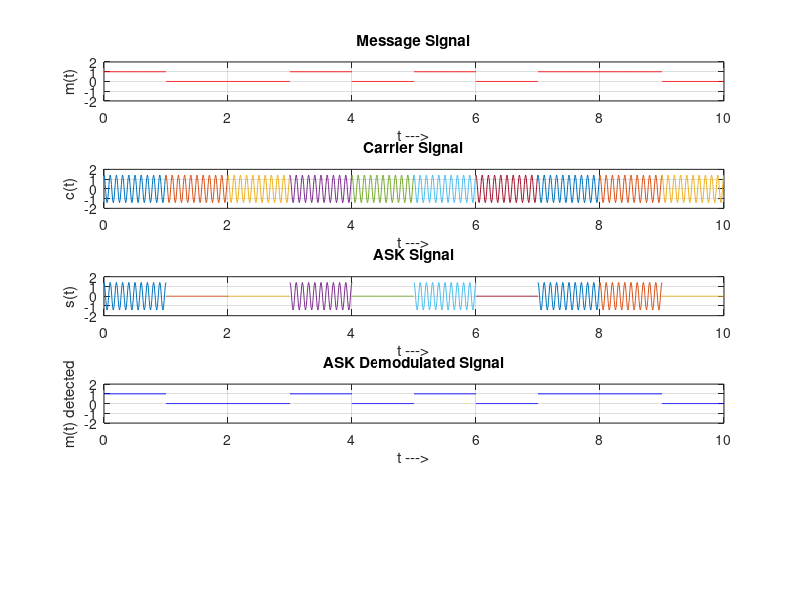

This figure's MATLAB source:
clc;
clear all;
close all;

%% GENERATE CARRIER SIGNAL
Tb = 1;
fc = 10;

t = 0:Tb/100:Tb;
c = sqrt(2/Tb) * cos(2*pi*fc*t);

%% GENERATE MESSAGE SIGNAL
N = 10;
m = rand(1,N);

t1 = 0;
t2 = Tb;

for i = 1:N
    
    t = t1:0.01:t2;
    
    if m(i) > 0.5
        m(i) = 1;
        m_s = ones(1,length(t));
    else
        m(i) = 0;
        m_s = zeros(1,length(t));
    end
    
    message(i,:) = m_s;
    
    %% PRODUCT OF CARRIER AND MESSAGE (ASK)
    ask_sig(i,:) = c .* m_s;
    
    %% UPDATE TIME
    t1 = t1 + Tb;
    t2 = t2 + Tb;
    
    %% PLOT MESSAGE SIGNAL
    subplot(5,1,1);
    axis([0 N -2 2]);
    plot(t,message(i,:),'r');
    title('Message Signal');
    xlabel('t --->');
    ylabel('m(t)');
    grid on;
    hold on;
    
    %% PLOT CARRIER SIGNAL
    subplot(5,1,2);
    axis([0 N -2 2]);
    plot(t,c);
    title('Carrier Signal');
    xlabel('t --->');
    ylabel('c(t)');
    grid on;
    hold on;
    
    %% PLOT ASK SIGNAL
    subplot(5,1,3);
    axis([0 N -2 2]);
    plot(t,ask_sig(i,:));
    title('ASK Signal');
    xlabel('t --->');
    ylabel('s(t)');
    grid on;
    hold on;
    
end

%% ASK DEMODULATION

t1 = 0;
t2 = Tb;

for i = 1:N
    
    t = t1:Tb/100:t2;
    
    %% CORRELATOR
    x = sum(c .* ask_sig(i,:));
    
    %% DECISION DEVICE
    if x > 0
        demod(i) = 1;
        d = ones(1,length(t));
    else
        demod(i) = 0;
        d = zeros(1,length(t));
    end
    
    demod_s(i,:) = d;
    
    %% UPDATE TIME
    t1 = t1 + Tb;
    t2 = t2 + Tb;
    
    %% PLOT DEMODULATED SIGNAL
    subplot(5,1,4);
    axis([0 N -2 2]);
    plot(t,demod_s(i,:),'b');
    title('ASK Demodulated Signal');
    xlabel('t --->');
    ylabel('m(t) detected');
    grid on;
    hold on;
    
end

%% DISPLAY ORIGINAL AND DEMODULATED BITS

disp('Original bits:');
disp(m);

disp('Demodulated bits:');
disp(demod);
